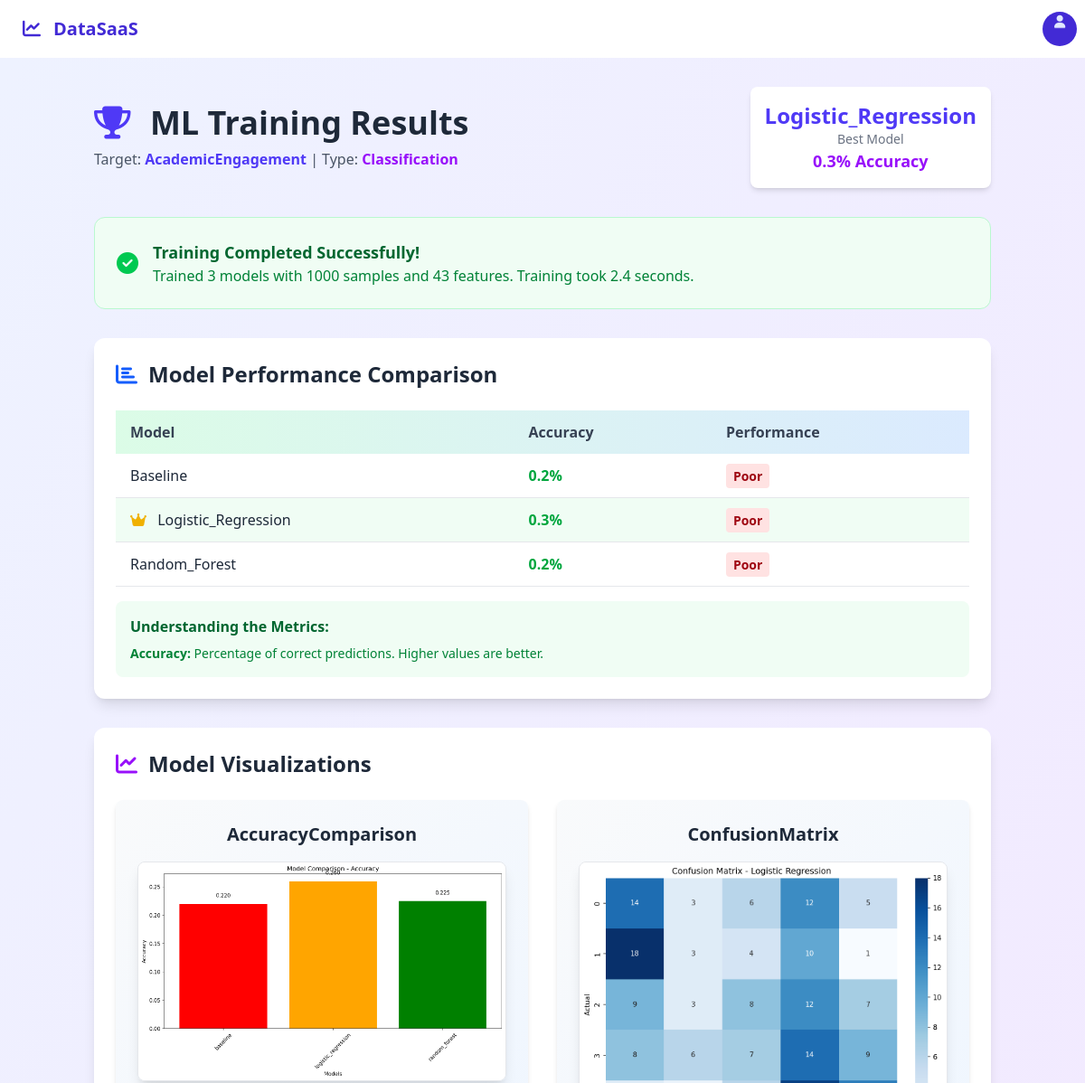
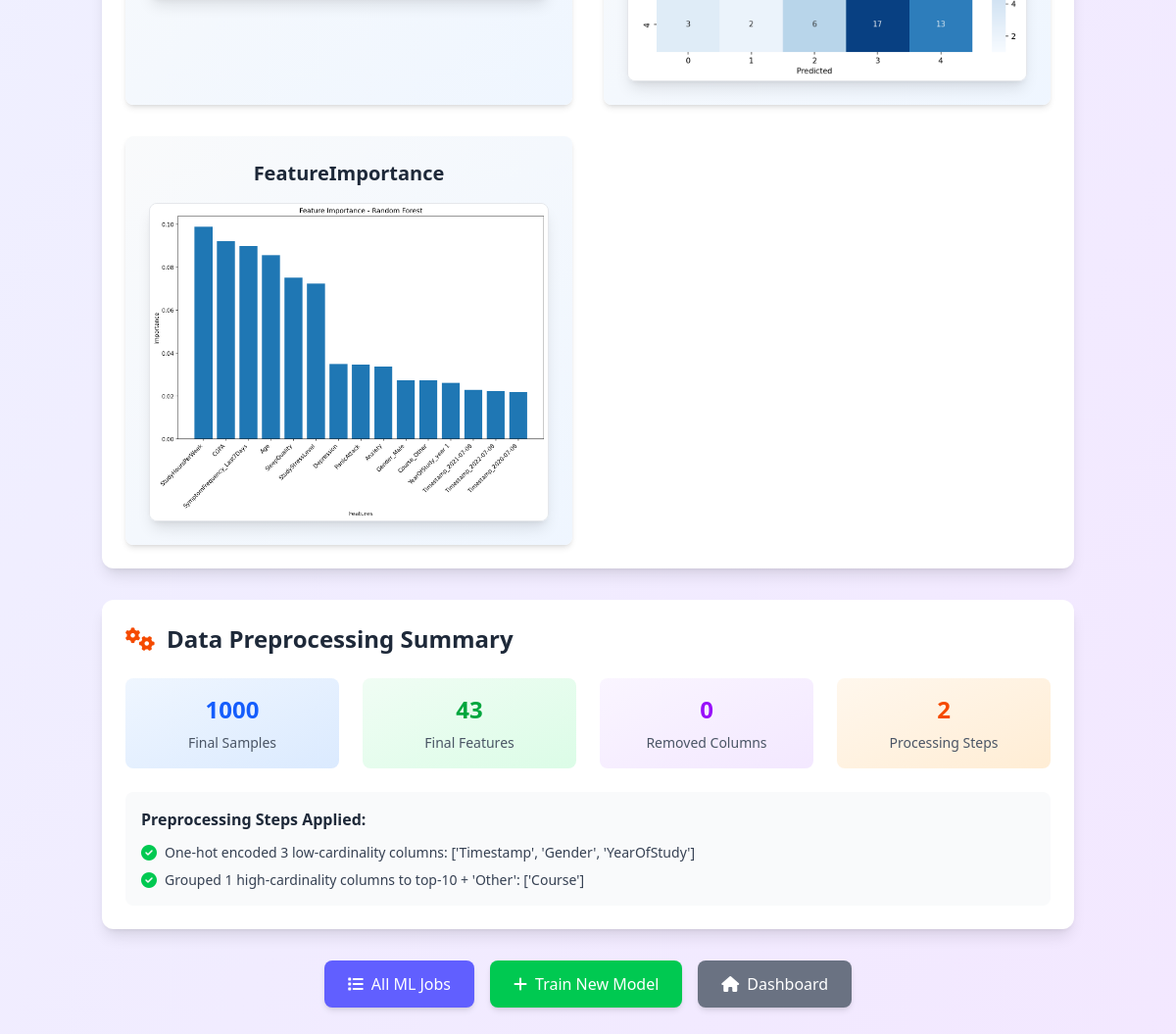
/analytics/ml/results/20/ (signed in), run on the app's committed database (2 pictures, top to bottom).
### accounts/models.py (models this page shows, shortened)
class MLTrainingJob(models.Model):
    STATUS_CHOICES = (
        ('PENDING', 'Pending'),
        ('RUNNING', 'Running'),
        ('COMPLETED', 'Completed'),
        ('FAILED', 'Failed'),
    )
    PROBLEM_TYPE_CHOICES = (
        ('REGRESSION', 'Regression'),
        ('CLASSIFICATION', 'Classification'),
    )
    uploaded_file = models.ForeignKey('UploadedFile', on_delete=models.CASCADE)
    target_column = models.CharField(max_length=255)
    problem_type = models.CharField(max_length=20, choices=PROBLEM_TYPE_CHOICES)
    status = models.CharField(max_length=20, choices=STATUS_CHOICES, default='PENDING')
    test_size = models.FloatField(default=0.2)
    random_state = models.IntegerField(default=42)
    preprocessing_info = models.JSONField(null=True, blank=True)
    model_results = models.JSONField(null=True, blank=True)
    model_paths = models.JSONField(null=True, blank=True)  # Paths to saved models
    plot_paths = models.JSONField(null=True, blank=True)   # Paths to generated plots
    created_at = models.DateTimeField(auto_now_add=True)
    completed_at = models.DateTimeField(null=True, blank=True)
    error_message = models.TextField(null=True, blank=True)
    best_model_name = models.CharField(max_length=100, null=True, blank=True)
    best_model_score = models.FloatField(null=True, blank=True)  # R² for regression, Accuracy for classification
    class Meta:
        ordering = ['-created_at']

### analytics/ml_views.py (the view)
# urls.py: path('ml/results/<int:job_id>/', ml_views.ml_results, name='ml_results'),
@login_required
def ml_results(request, job_id):
    try:
        ml_job = get_object_or_404(MLTrainingJob, id=job_id, uploaded_file__user=request.user)
        if ml_job.status != 'COMPLETED':
            messages.warning(request, 'Training not completed yet.')
            return redirect('analytics:train_model', job_id=job_id)
        context = {
            'ml_job': ml_job,
            'uploaded_file': ml_job.uploaded_file,
            'problem_type': ml_job.problem_type.lower(),
            'target_column': ml_job.target_column,
            'preprocessing_info': ml_job.preprocessing_info,
            'model_results': ml_job.model_results,
            'plot_paths': ml_job.plot_paths,
            'best_model': {
                'name': ml_job.best_model_name,
                'score': ml_job.best_model_score
            },
            'training_time': (ml_job.completed_at - ml_job.created_at).total_seconds() if ml_job.completed_at else None,
            'MEDIA_URL': settings.MEDIA_URL,  # ✅ Add MEDIA_URL for production
        }
        return render(request, 'analytics/ml_results.html', context)
    except Exception as e:
        messages.error(request, f'Error loading results: {str(e)}')
        return redirect('accounts:dashboard')

### templates/analytics/ml_results.html (shortened to what this page needs)
{% extends 'base.html' %}
{% load custom_filters %}
{% block content %}
<div class="min-h-screen bg-gradient-to-br from-indigo-50 to-purple-100">
    <div class="container mx-auto px-4 py-8">
        <div class="max-w-7xl mx-auto">
            <div class="mb-8">
                <div class="flex items-center justify-between mb-6">
                    <div>
                        <h1 class="text-4xl font-bold text-gray-800 mb-2">
                            <i class="fas fa-trophy mr-3 text-indigo-600"></i>
                            ML Training Results
                        </h1>
                        <p class="text-gray-600">Target: <span class="font-semibold text-indigo-600">{{ target_column }}</span> |
                           Type: <span class="font-semibold text-purple-600">{{ problem_type|title }}</span></p>
                    </div>
                    <div class="hidden lg:block">
                        <div class="bg-white rounded-lg shadow-md p-4">
                            <div class="text-center">
                                <div class="text-2xl font-bold text-indigo-600">{{ best_model.name|title }}</div>
                                <div class="text-sm text-gray-500">Best Model</div>
                                <div class="text-lg font-semibold text-purple-600">
                                    {% if problem_type == 'regression' %}
                                        R² = {{ best_model.score|floatformat:3 }}
                                    {% else %}
                                        {{ best_model.score|floatformat:1 }}% Accuracy
                                    {% endif %}
                                </div>
                            </div>
                        </div>
                    </div>
                </div>
            </div>
            <div class="bg-green-50 border border-green-200 rounded-xl p-6 mb-8">
                <div class="flex items-center">
                    <i class="fas fa-check-circle text-green-500 text-2xl mr-4"></i>
                    <div>
                        <h3 class="text-lg font-semibold text-green-800">Training Completed Successfully!</h3>
                        <p class="text-green-700">
                            Trained 3 models with {{ preprocessing_info.sample_count }} samples and {{ preprocessing_info.feature_count }} features.
                            {% if training_time %}
                                Training took {{ training_time|floatformat:1 }} seconds.
                            {% endif %}
                        </p>
                    </div>
                </div>
            </div>
            <div class="bg-white rounded-xl shadow-lg p-6 mb-8">
                <h2 class="text-2xl font-bold text-gray-800 mb-6 flex items-center">
                    <i class="fas fa-chart-bar mr-3 text-blue-600"></i>
                    Model Performance Comparison
                </h2>
                {% if problem_type == 'regression' %}
                <div class="overflow-x-auto">
                    <table class="w-full table-auto">
                        <thead>
                            <tr class="bg-gradient-to-r from-blue-100 to-indigo-100">
                                <th class="px-4 py-3 text-left font-semibold text-gray-700">Model</th>
                                <th class="px-4 py-3 text-left font-semibold text-gray-700">RMSE</th>
                                <th class="px-4 py-3 text-left font-semibold text-gray-700">R² Score</th>
                                <th class="px-4 py-3 text-left font-semibold text-gray-700">Performance</th>
                            </tr>
                        </thead>
                        <tbody>
                            {% for model_name, results in model_results.items %}
                            <tr class="border-b border-gray-200 hover:bg-gray-50 {% if model_name == best_model.name %}bg-green-50{% endif %}">
                                <td class="px-4 py-3 font-medium text-gray-800">
                                    {% if model_name == best_model.name %}
                                        <i class="fas fa-crown text-yellow-500 mr-2"></i>
                                    {% endif %}
                                    {{ model_name|title }}
                                </td>
                                <td class="px-4 py-3 text-red-600 font-semibold">{{ results.rmse|floatformat:4 }}</td>
                                <td class="px-4 py-3 text-blue-600 font-semibold">{{ results.r2|floatformat:4 }}</td>
                                <td class="px-4 py-3">
                                    {% if results.r2 > 0.8 %}
                                        <span class="bg-green-100 text-green-800 px-2 py-1 rounded text-sm font-semibold">Excellent</span>
                                    {% elif results.r2 > 0.6 %}
                                        <span class="bg-blue-100 text-blue-800 px-2 py-1 rounded text-sm font-semibold">Good</span>
                                    {% elif results.r2 > 0.3 %}
                                        <span class="bg-yellow-100 text-yellow-800 px-2 py-1 rounded text-sm font-semibold">Fair</span>
                                    {% else %}
                                        <span class="bg-red-100 text-red-800 px-2 py-1 rounded text-sm font-semibold">Poor</span>
                                    {% endif %}
                                </td>
                            </tr>
                            {% endfor %}
                        </tbody>
                    </table>
                </div>
                <div class="mt-4 p-4 bg-blue-50 rounded-lg">
                    <h4 class="font-semibold text-blue-800 mb-2">Understanding the Metrics:</h4>
                    <div class="text-blue-700 text-sm space-y-1">
                        <p><strong>RMSE (Root Mean Square Error):</strong> Lower values are better. Measures average prediction error.</p>
                        <p><strong>R² (R-squared):</strong> Higher values are better (0-1). Measures how well the model explains the data variance.</p>
                    </div>
                </div>
                {% else %}
                <div class="overflow-x-auto">
                    <table class="w-full table-auto">
                        <thead>
                            <tr class="bg-gradient-to-r from-green-100 to-blue-100">
                                <th class="px-4 py-3 text-left font-semibold text-gray-700">Model</th>
                                <th class="px-4 py-3 text-left font-semibold text-gray-700">Accuracy</th>
                                <th class="px-4 py-3 text-left font-semibold text-gray-700">Performance</th>
                            </tr>
                        </thead>
                        <tbody>
                            {% for model_name, results in model_results.items %}
                            <tr class="border-b border-gray-200 hover:bg-gray-50 {% if model_name == best_model.name %}bg-green-50{% endif %}">
                                <td class="px-4 py-3 font-medium text-gray-800">
                                    {% if model_name == best_model.name %}
                                        <i class="fas fa-crown text-yellow-500 mr-2"></i>
                                    {% endif %}
                                    {{ model_name|title }}
                                </td>
                                <td class="px-4 py-3 text-green-600 font-semibold">{{ results.accuracy|floatformat:1 }}%</td>
                                <td class="px-4 py-3">
                                    {% if results.accuracy > 0.9 %}
                                        <span class="bg-green-100 text-green-800 px-2 py-1 rounded text-sm font-semibold">Excellent</span>
                                    {% elif results.accuracy > 0.8 %}
                                        <span class="bg-blue-100 text-blue-800 px-2 py-1 rounded text-sm font-semibold">Good</span>
                                    {% elif results.accuracy > 0.7 %}
                                        <span class="bg-yellow-100 text-yellow-800 px-2 py-1 rounded text-sm font-semibold">Fair</span>
                                    {% else %}
                                        <span class="bg-red-100 text-red-800 px-2 py-1 rounded text-sm font-semibold">Poor</span>
                                    {% endif %}
                                </td>
                            </tr>
                            {% endfor %}
                        </tbody>
                    </table>
                </div>
                <div class="mt-4 p-4 bg-green-50 rounded-lg">
                    <h4 class="font-semibold text-green-800 mb-2">Understanding the Metrics:</h4>
                    <div class="text-green-700 text-sm">
                        <p><strong>Accuracy:</strong> Percentage of correct predictions. Higher values are better.</p>
                    </div>
                </div>
                {% endif %}
            </div>
            {% if plot_paths %}
            <div class="bg-white rounded-xl shadow-lg p-6 mb-8">
                <h2 class="text-2xl font-bold text-gray-800 mb-6 flex items-center">
                    <i class="fas fa-chart-line mr-3 text-purple-600"></i>
                    Model Visualizations
                </h2>
                <div class="grid grid-cols-1 lg:grid-cols-2 gap-8">
                    {% for plot_name, plot_path in plot_paths.items %}
                    <div class="bg-gradient-to-br from-gray-50 to-blue-50 rounded-lg p-6 shadow-md">
                        <h3 class="text-xl font-semibold text-gray-800 mb-4 text-center">
                            {{ plot_name|title|replace:"_ " }}
                        </h3>
                        <div class="flex justify-center">
                            <img src="/media/{{ plot_path }}" alt="{{ plot_name }}"
                                 class="max-w-full h-auto rounded-lg shadow-lg border border-gray-200">
                        </div>
                    </div>
                    {% endfor %}
                </div>
            </div>
            {% endif %}
            <div class="bg-white rounded-xl shadow-lg p-6 mb-8">
                <h2 class="text-2xl font-bold text-gray-800 mb-6 flex items-center">
                    <i class="fas fa-cogs mr-3 text-orange-600"></i>
                    Data Preprocessing Summary
                </h2>
                <div class="grid grid-cols-1 md:grid-cols-2 lg:grid-cols-4 gap-6 mb-6">
                    <div class="text-center bg-gradient-to-br from-blue-50 to-blue-100 p-4 rounded-lg">
                        <div class="text-2xl font-bold text-blue-600 mb-2">{{ preprocessing_info.sample_count }}</div>
                        <div class="text-gray-600 text-sm">Final Samples</div>
                    </div>
                    <div class="text-center bg-gradient-to-br from-green-50 to-green-100 p-4 rounded-lg">
                        <div class="text-2xl font-bold text-green-600 mb-2">{{ preprocessing_info.feature_count }}</div>
                        <div class="text-gray-600 text-sm">Final Features</div>
                    </div>
                    <div class="text-center bg-gradient-to-br from-purple-50 to-purple-100 p-4 rounded-lg">
                        <div class="text-2xl font-bold text-purple-600 mb-2">{{ preprocessing_info.removed_columns|length }}</div>
                        <div class="text-gray-600 text-sm">Removed Columns</div>
                    </div>
                    <div class="text-center bg-gradient-to-br from-orange-50 to-orange-100 p-4 rounded-lg">
                        <div class="text-2xl font-bold text-orange-600 mb-2">{{ preprocessing_info.steps|length }}</div>
                        <div class="text-gray-600 text-sm">Processing Steps</div>
                    </div>
                </div>
                <div class="bg-gray-50 rounded-lg p-4">
                    <h3 class="font-semibold text-gray-800 mb-3">Preprocessing Steps Applied:</h3>
                    <ul class="space-y-2">
                        {% for step in preprocessing_info.steps %}
                        <li class="flex items-start">
                            <i class="fas fa-check-circle text-green-500 mr-2 mt-0.5 flex-shrink-0"></i>
                            <span class="text-gray-700 text-sm">{{ step }}</span>
                        </li>
                        {% endfor %}
                    </ul>
                </div>
            </div>
            <div class="flex justify-center space-x-4">
                <a href="{% url 'analytics:ml_jobs_list' %}"
                   class="bg-indigo-500 hover:bg-indigo-600 text-white px-6 py-3 rounded-lg shadow-md transition duration-300 flex items-center">
                    <i class="fas fa-list mr-2"></i>
                    All ML Jobs
                </a>
                <a href="{% url 'analytics:select_target_column' uploaded_file.id %}"
                   class="bg-green-500 hover:bg-green-600 text-white px-6 py-3 rounded-lg shadow-md transition duration-300 flex items-center">
                    <i class="fas fa-plus mr-2"></i>
                    Train New Model
                </a>
                <a href="{% url 'accounts:dashboard' %}"
                   class="bg-gray-500 hover:bg-gray-600 text-white px-6 py-3 rounded-lg shadow-md transition duration-300 flex items-center">
                    <i class="fas fa-home mr-2"></i>
                    Dashboard
                </a>
            </div>
        </div>
    </div>
</div>
{% endblock %}

### data on the page
MLTrainingJob: target_column "AcademicEngagement", problem_type "Classification", name "Logistic_Regression", score "0.3"

### other printed values
{{ preprocessing_info.sample_count }} "1000"
{{ preprocessing_info.feature_count }} "43"
{{ training_time|floatformat:1 }} "2.4"
{{ model_name|title }} "Baseline" "Logistic_Regression" "Random_Forest"
{{ results.accuracy|floatformat:1 }} "0.2" "0.3" "0.2"
{{ plot_name|title|replace:"_ " }} "AccuracyComparison" "ConfusionMatrix" "FeatureImportance"
{{ preprocessing_info.removed_columns|length }} "0"
{{ preprocessing_info.steps|length }} "2"
{{ step }} "One-hot encoded 3 low-cardinality columns: ['Timestamp', 'Gender', 'YearOfStudy']" "Grouped 1 high-cardinality columns to top-10 + 'Other': ['Course']"
